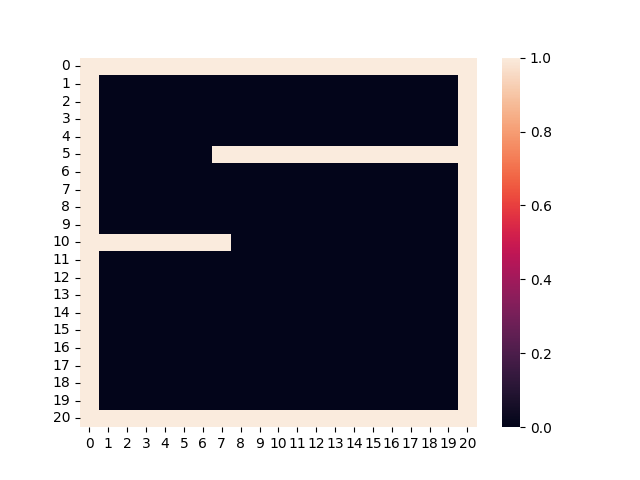

Recreate this plot in Python.
import matplotlib.pyplot as plt
import numpy as np
import seaborn as sns

from planning_config import planning_config


class Maze:
    def __init__(self, task_name: str):
        self.maze_config = planning_config[task_name]
        self.maze_np = np.zeros(self.maze_config["board_size"])
        self._build()

    def plot(self, name="maze.png"):
        sns.heatmap(self.maze_np, linewidth=0.0)
        plt.show()
        plt.savefig(name)

    def _build(self):
        self._build_walls()
        self._build_obstacles()

    def _build_walls(self):
        walls = self.maze_config["walls"]
        if walls is None:
            return
        for w in walls:
            x1 = w[1][0]
            y1 = w[1][1]
            x2 = w[2][0]
            y2 = w[2][1]
            thickness = w[3]

            is_vertical = y1 == y2
            if is_vertical:
                for i in range(thickness):
                    xval = min(x1, x2)
                    for x in range(abs(x1 - x2)):
                        self.maze_np[y1 + i][xval + x] = 1
            else:
                for i in range(thickness):
                    yval = min(y1, y2)
                    for y in range(abs(y1 - y2)):
                        self.maze_np[yval + y][x1 + i] = 1

    def _build_obstacles(self):
        if self.maze_config["obs_pos"] is None:
            return
        for o in self.maze_config["obs_pos"]:
            x, y = o
            for i in range(x, x + self.maze_config["obs_size"]):
                for j in range(y, y + self.maze_config["obs_size"]):
                    self.maze_np[j - 1][i - 1] = 1
